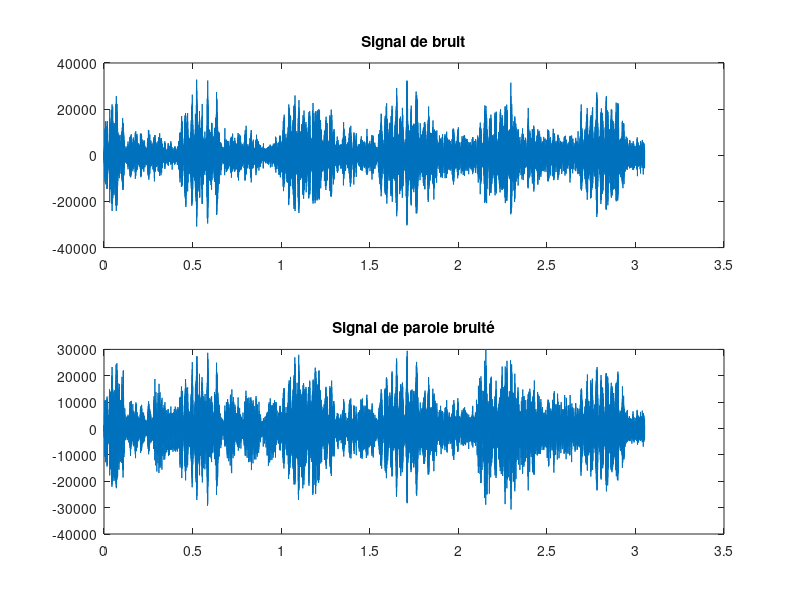

This figure's MATLAB source: (Note: this script raises an error after producing the figure.)
clear all;
clc;


%% Initialisation

load("parole_bruitee.mat");
load("decticelle.mat");

Fe = 8192;
T = [1:length(d)]/Fe;

figure(1)
subplot(211), plot(T,x);
title("Signal de bruit");
subplot(212), plot(T,d);
title("Signal de parole bruité");


%% Algorithme LMS

P = 3;
wopt = [1, 1/2, 1/4].';
mu = 10^-10;


[e, w] = algo_LMS(x, d, P, mu);


figure(2);
subplot(411),
plot(e);
title("Signal d'erreur e_n");
legend("e_n");

subplot(412),
plot(w.');
title("Evolution des coefficients du filtre w_n au cours du temps");
legend("w_0","w_1","w_2");

subplot(413), 
plot(abs(w-wopt).');
title("Evolution de l’erreur sur les coefficients du filtre |w_n-w_{opt}|");
legend("|w_0-w_{opt}|","|w_1-w_{opt}|","|w_2-w_{opt}|");


subplot(414), 
plot(sum((w-wopt).^2))
title("Evolution de la norme 2 au carré de l’erreur sur le filtre")
legend("|w-w_{opt}|^2");


%% Ecoutes algo LMS

soundsc(x, Fe), pause; % Ecoute signal bruit seul
soundsc(d, Fe), pause; % Ecoute signal de parole bruité
soundsc(e, Fe), pause; % Ecoute signal de parole débruité

%% Algo LMS avec le pas d'adaptation du pire cas


P = 3;
wopt = [1, 1/2, 1/4].';

alpha = 2;
mu = 2/(alpha*P*max(abs(x).^2));

[e, w] = algo_LMS(x, d, P, mu);


figure(2);
subplot(411),
plot(e);
title("Signal d'erreur e_n");
legend("e_n");

subplot(412),
plot(w.');
title("Evolution des coefficients du filtre w_n au cours du temps");
legend("w_1","w_2","w_3");

subplot(413), 
plot(abs(w-wopt).');
title("Evolution de l’erreur sur les coefficients du filtre |w_n-w_{opt}|");
legend("|w_1-w_{opt}|","|w_2-w_{opt}|","|w_3-w_{opt}|");

subplot(414), 
plot(sum((w-wopt).^2))
title("Evolution de la norme 2 au carré de l’erreur sur le filtre")
legend("|w-w_{opt}|^2");

%% Algo LMS avec un pas d'adaptation décroissant

mu_init = 10^-9;
[e, w, mu] = algo_LMS_dec(x, d, P, mu_init);


figure(2);
subplot(511),
plot(e);
title("Signal d'erreur e_n");
legend("e_n");

subplot(512),
plot(w.');
title("Evolution des coefficients du filtre w_n au cours du temps");
legend("w_1","w_2","w_3");

subplot(513), 
plot(abs(w-wopt).');
title("Evolution de l’erreur sur les coefficients du filtre |w_n-w_{opt}|");
legend("|w_1-w_{opt}|","|w_2-w_{opt}|","|w_3-w_{opt}|");

subplot(514), 
plot(sum((w-wopt).^2))
title("Evolution de la norme 2 au carré de l’erreur sur le filtre")
legend("|w-w_{opt}|^2");

subplot(515), plot(mu);
title("Evolution du pas d'adaptation mu");
legend("mu");

%% Algo LMS avec P = 2

P=2;
wopt = [1 1/2].';
mu = 10^-10;
[e, w] = algo_LMS(x, d, P, mu);

%% Algo LMS avec P = 5

P = 5;
wopt = [1 1/2 1/4 0 0].';
mu = 10^-10;
[e, w] = algo_LMS(x, d, P, mu);

%% Affichages

figure(3);
subplot(411),
plot(e);
title("Signal d'erreur e_n");
legend("e_n");

subplot(412),
plot(w.');
title("Evolution des coefficients du filtre w_n au cours du temps");
legend("w_1","w_2","w_3", "w_4", "w_5");

subplot(413), 
plot(abs(w-wopt).');
title("Evolution de l’erreur sur les coefficients du filtre |w_n-w_{opt}|");
legend("|w_1-w_{opt}|","|w_2-w_{opt}|","|w_3-w_{opt}|", "|w_4-w_{opt}|", "|w_5-w_{opt}|");

subplot(414), 
plot(sum((w-wopt).^2))
title("Evolution de la norme 2 au carré de l’erreur sur le filtre")
legend("|w-w_{opt}|^2");

%% Algo RLS

P = 3;
delta = 0.01;
lambda = 1;
wopt = [1 1/2 1/4].';
[e,w] = algo_RLS(x, d, P, lambda, delta);


figure(4);
subplot(411),
plot(e);
title("Signal d'erreur e_n");
legend("e_n");

subplot(412),
plot(w.');
title("Evolution des coefficients du filtre w_n au cours du temps");
legend("w_1","w_2","w_3");

subplot(413), 
plot(abs(w-wopt).');
title("Evolution de l’erreur sur les coefficients du filtre |w_n-w_{opt}|");
legend("|w_1-w_{opt}|","|w_2-w_{opt}|","|w_3-w_{opt}|");

subplot(414), 
plot(sum((w-wopt).^2))
title("Evolution de la norme 2 au carré de l’erreur sur le filtre")
legend("|w-w_{opt}|^2");

soundsc(e, Fe) % Ecoute signal de parole débruité

%% Filtrage optimal au sens des moindres carrés

P = 3;
rxx = xcorr(x, P-1);
rdx = xcorr(d,x,P-1);

Rxx = toeplitz(rxx(P:-1:1), rxx(P:1:2*P-1));
Rdx = rdx(P:1:2*P-1);

w_LS = inv(conj(Rxx)) * Rdx;

y_LS = filter(w_LS,1,x);

e_LS = d - y_LS;

soundsc(e_LS, Fe)

%% Etude dans le cas d'un système non stationnaire

N=length(x);
P=3;
w_opt=[1;1/2;1/4];
s=d-filter(w_opt,1,x);
dtest=d;
for n=P:N
    dtest(n)=s(n)+w_opt.'*(1+cos(2*pi*n/N))*x(n:-1:n-P+1);
end

figure(5);
subplot(211),
plot(d);
title("Signal d");
legend("d");

subplot(212),
plot(dtest);
title("Signal dtest");
legend("dtest");

%% ecoute du signal de paroles bruité avec la supression partiel du bruit de fond
soundsc(dtest, Fe)

%% test du filtrage LMS sur dtest
mu = 10^-10;
[e, w] = algo_LMS(x, dtest, P, mu);

figure(6);
subplot(211),
plot(e);
title("Signal d'erreur e_n, cas non stationnaire");
legend("e_n");

subplot(212),
plot(w.');
title("Evolution des coefficients du filtre w_n au cours du temps, cas non stationnaire");
legend("w_1","w_2","w_3");

soundsc(e, Fe)

%% test du filtrage LMS décroissant sur dtest
mu_init = 10^-9;
[e, w, mu] = algo_LMS_dec(x, dtest, P, mu_init);

figure(7);
subplot(211),
plot(e);
title("Signal d'erreur e_n, cas non stationnaire");
legend("e_n");

subplot(212),
plot(w.');
title("Evolution des coefficients du filtre w_n au cours du temps, cas non stationnaire");
legend("w_1","w_2","w_3");

soundsc(e, Fe)


%% Filtrage optimal au sens des moindres carrés

P = 3;
rxx = xcorr(x, P-1);
rdx = xcorr(dtest,x,P-1);

Rxx = toeplitz(rxx(P:-1:1), rxx(P:1:2*P-1));
Rdx = rdx(P:1:2*P-1);

w_LS = inv(conj(Rxx)) * Rdx;

y_LS = filter(w_LS,1,x);

e_LS = d - y_LS;

figure(9);
subplot(211),
plot(e_LS);
title("Signal d'erreur e_n, cas non stationnaire");
legend("e_n");

subplot(212),
plot(w_LS.');
title("Evolution des coefficients du filtre w_n au cours du temps, cas non stationnaire");
legend("w_1","w_2","w_3");

soundsc(e_LS, Fe)
